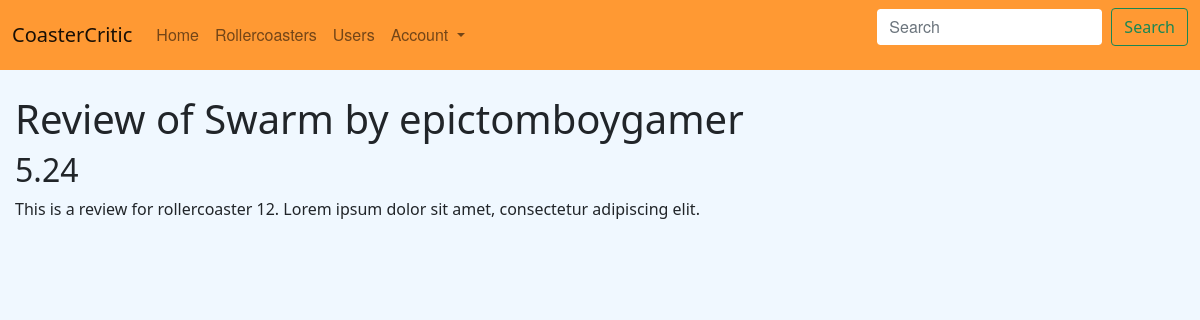
Before: /review/1 with the older database file.
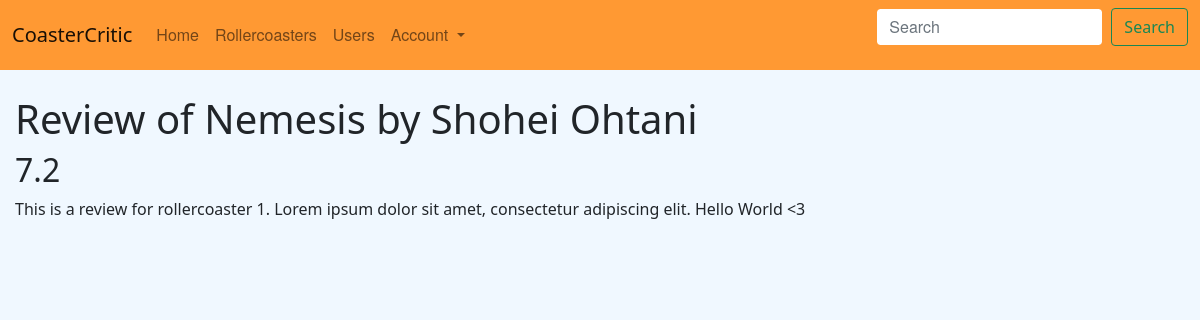
After: the same page with the newer database file.
### app/models.py (models this page shows)
class Rollercoaster(db.Model):
    id = db.Column(db.Integer, primary_key=True)
    name = db.Column(db.String(100))
    year = db.Column(db.Integer)
    height = db.Column(db.Float)
    length = db.Column(db.Float)
    manufacturer = db.Column(db.String(100))
    model = db.Column(db.String(100))
    inversions = db.Column(db.Integer)
    speed = db.Column(db.Float)

class User(UserMixin, db.Model):
    id = db.Column(db.Integer, primary_key=True)
    password = db.Column(db.String(100))
    name = db.Column(db.String(100))

class Review(db.Model):
    id = db.Column(db.Integer, primary_key=True)
    user_id = db.Column(db.Integer, db.ForeignKey('user.id'), nullable=False)
    rollercoaster_id = db.Column(db.Integer, db.ForeignKey('rollercoaster.id'), nullable=False)
    rating = db.Column(db.Float)
    review_text = db.Column(db.String(400))

### app/main.py (the view)
@main.route('/review/<review_id>')
def review_page(review_id):
    db_query = (
        db.session.query(models.Review, models.Rollercoaster, models.User)
        .join(models.Rollercoaster, models.Review.rollercoaster_id == models.Rollercoaster.id)
        .join(models.User, models.Review.user_id == models.User.id)
        .filter(models.Review.id == review_id)
        .all()
    )
    if len(db_query) > 0:
        db_query = db_query[0]
        review = db_query[0]
        if review:
            rollercoaster = db_query[1]
            user = db_query[2]
            return render_template('review.html', review=review, user=user, rollercoaster=rollercoaster)
    return redirect(url_for('main.four_o_four'))

### app/templates/review.html
{% extends "base.html" %}
{% block content %}
<div class="page_container_v">
  <div>
    <h1>Review of {{rollercoaster.name}} by {{user.name}}</h1>
    <h2>{{review.rating}}</h2>
    <md-block>{{review.review_text}}</md-block>
  </div>
</div>
{% endblock %}

Changed rows visible on the page:
no longer on this page (row unchanged): Rollercoaster: name "Swarm"
no longer on this page (row edited): User: name "epictomboygamer"
now on this page (row unchanged): Rollercoaster: name "Nemesis"
now on this page (row edited): User: name "Shohei Ohtani"
changed Review: rating "5.24" → "7.2"; review_text "This is a review for rollercoaster 12. Lorem ipsum dolor sit amet, consectetur adipiscing elit." → "This is a review for rollercoaster 1. Lorem ipsum dolor sit amet, consectetur adipiscing elit. Hello World <3"
